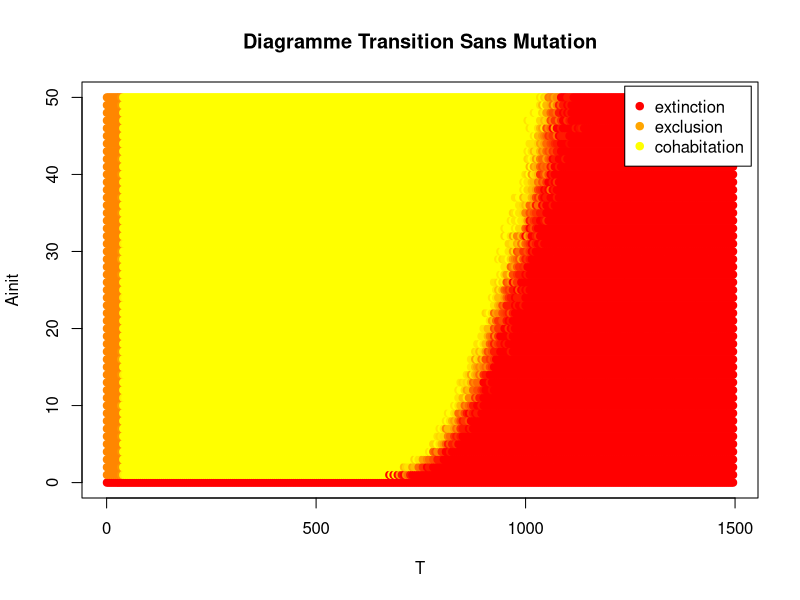
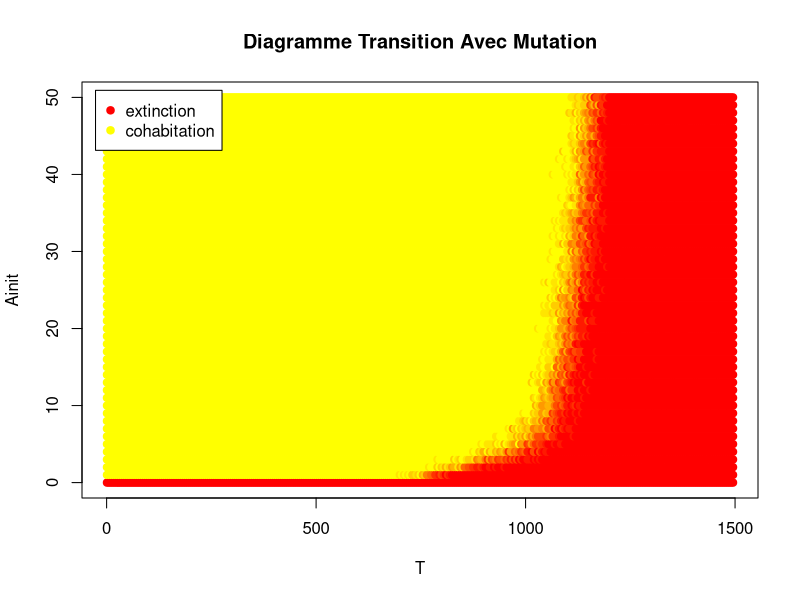

Write the R code that produced these figures, in order.
rm(list=ls())

d=read.table("VFsMprec.txt",col.names=c("T","Ainit","Etat"),header=T)

colfunc<-colorRampPalette(c("red","yellow"))
etat <- factor(d$"Etat")
mescouleurs <- colfunc(length(levels(etat)))# Gradient
plot(d$"T", d$"Ainit", pch = 19,col = mescouleurs[etat], main="Diagramme Transition Sans Mutation",xlab="T",ylab="Ainit")
legend("topright", inset = 0.01, pch = 19, legend = c("extinction","exclusion","cohabitation"), col = c("red","orange","yellow"))

#_ _ _ _ _ _ _

dmut=read.table("VFaMprec.txt",col.names=c("T","Ainit","Etat"),header=T)

etat <- factor(dmut$"Etat")
mescouleurs <- colfunc(length(levels(etat)))
plot(dmut$"T", dmut$"Ainit", pch = 19, col = mescouleurs[etat], main="Diagramme Transition Avec Mutation",xlab="T",ylab="Ainit")
legend("topleft", inset = 0.02, pch = 19, legend = c("extinction","cohabitation"), col = c("red","yellow"))

